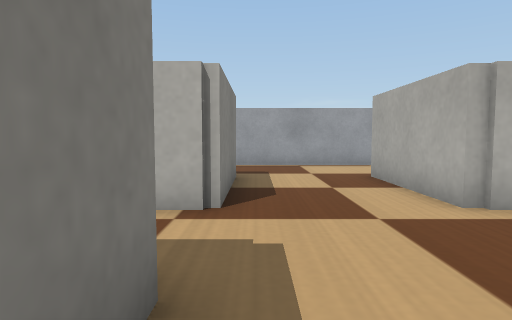
[1] (above)

17 first-person views from a walk through a world built for the Webots simulator. The camera is 0.05 m above the floor, tilts 4° down and sees 75° across. The floor is counted in squares, 0.05 m on a side. Each view is taken from the middle of a square. On the plan, view 1 faces up. The plan holds only what a view shows up to about 13 squares ahead; the rest is blank. Robots are left out. Simple shapes and patterns stand in for the simulator's stock objects.

[2]
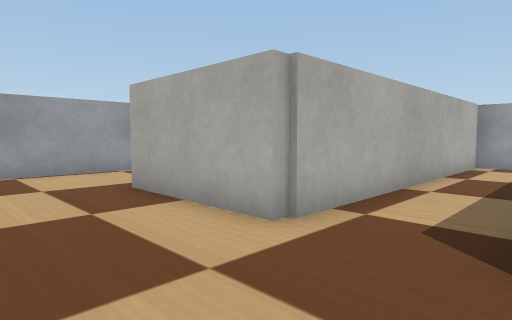

[3]
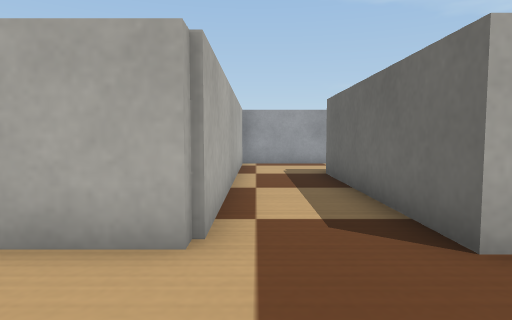

[4]
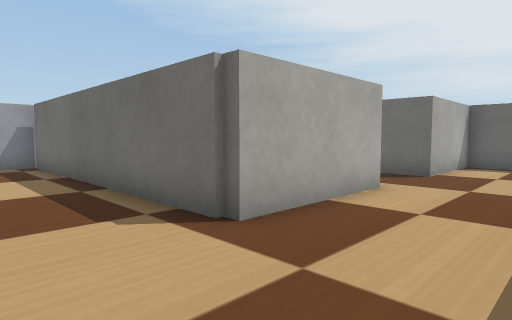

[5]
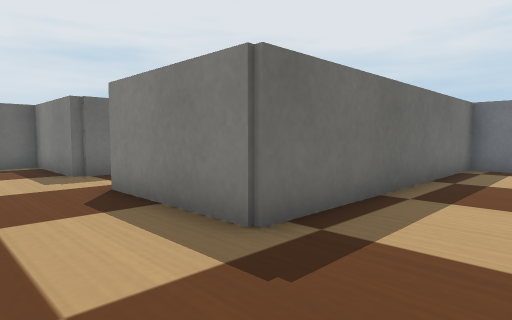

[6]
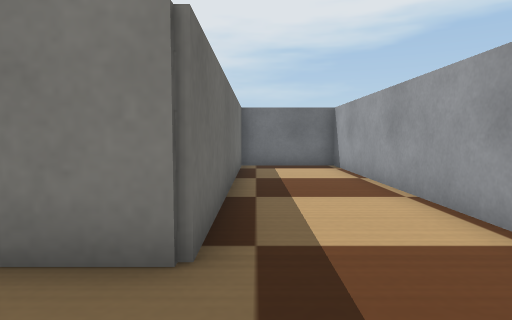

[7]
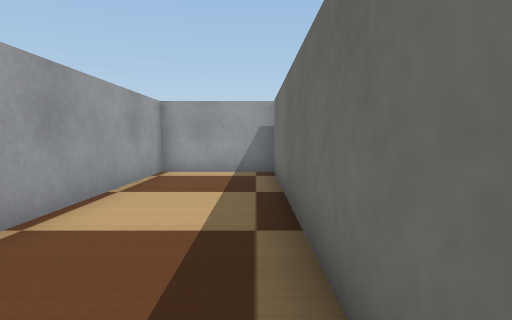

[8]
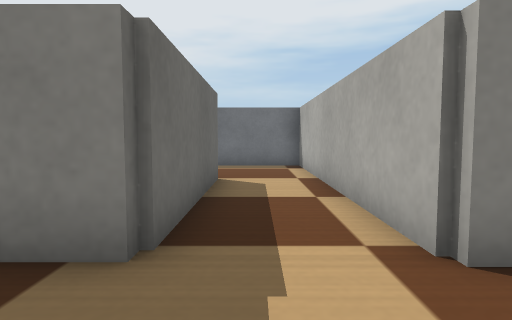

[9]
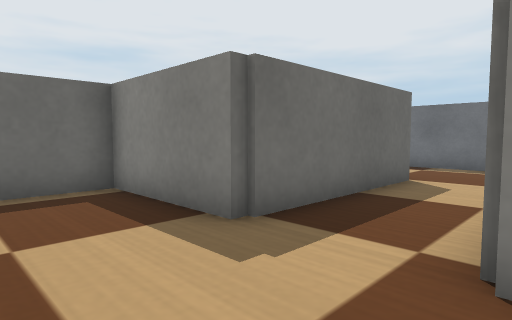

[10]
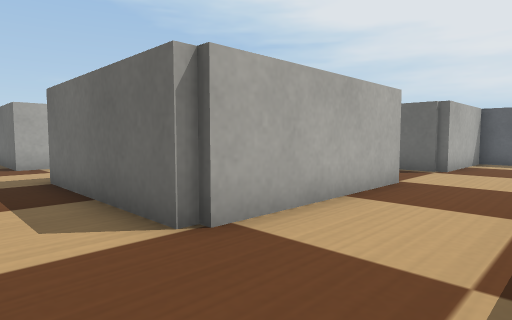

[11]
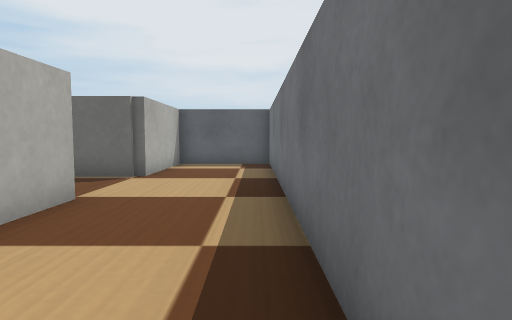

[12]
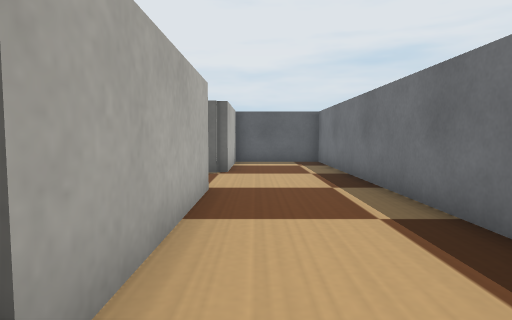

[13]
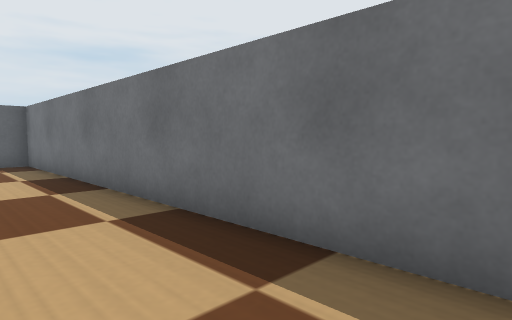

[14]
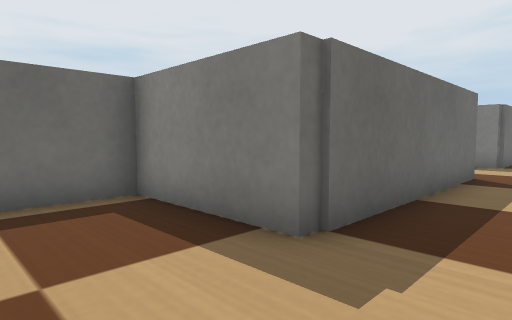

[15]
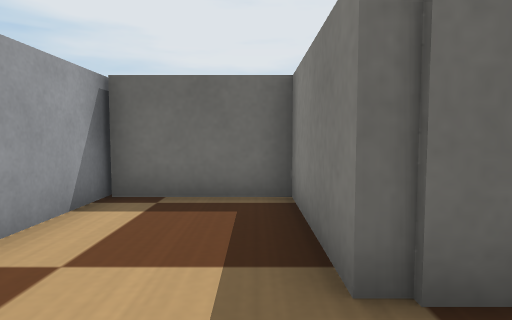

[16]
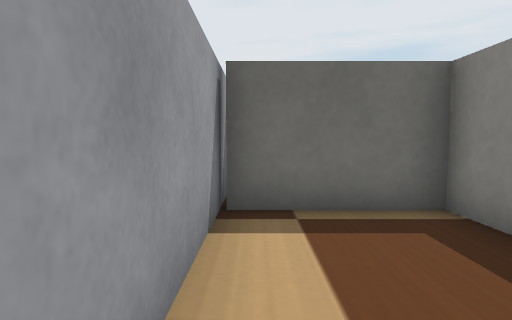

[17]
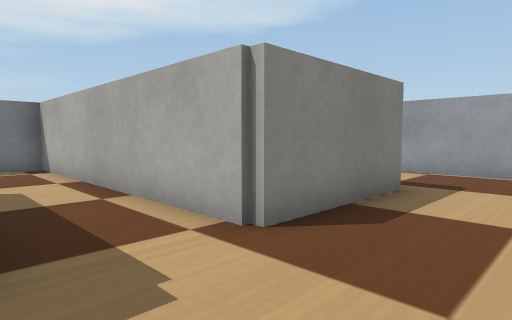

### Floor plan
Points are (right, up) in squares from view 1. A wall is a line through its corners. A room is listed if a view was taken in it or the views show most of it. See-through windows are left out.
Room 1 (views 1, 2, 3, 4, 5, 6, 7, 8, 9, 14, 15, 16, 17)
walls: (4.5, 11.7) (-9.5, 11.7) (-9.5, 8.5) (-0.6, 8.5) (-0.6, 4.5) (-7.5, 4.5); (-6.1, 2.1) (-0.6, 2.1) (-0.6, -1.5) (2.9, -1.5) (2.9, 2.1) (9.4, 2.1) (9.4, -1.5) (12.5, -1.5); (12.5, -2.6) (12.5, 4.5) (2.9, 4.5) (2.9, 8.5) (12.5, 8.5) (12.5, 11.7) (6.4, 11.7)
ways out: opening at (-6.5, 3.5) to room 2
Room 2 (views 10, 11, 12, 13)
walls: (-6.1, -3.4) (-6.1, 2.1); (-7.5, 4.5) (-9.5, 4.5) (-9.5, -10.3) (-6.1, -10.3) (-6.1, -6.3)
ways out: opening at (-6.5, 3.5) to room 1; opening at (-6.5, -4.5)

Where each view was taken, in squares from view 1:
view 1: 0 up, 0 right, facing up
view 2: 2 up, 0 right, facing up-right
view 3: 4 up, 0 right, facing right
view 4: 11 up, 0 right, facing down-right
view 5: 11 up, 2 right, facing down-left
view 6: 9 up, 2 right, facing left
view 7: 9 up, 3 right, facing right
view 8: 3 up, 2 right, facing left
view 9: 5 up, 2 right, facing down-left
view 10: 4 up, 9 left, facing down-right
view 11: 2 up, 9 left, facing down
view 12: 3 up, 7 left, facing down
view 13: 3 up, 7 left, facing down-left
view 14: 4 up, 12 right, facing down-left
view 15: 4 up, 10 right, facing down
view 16: 3 up, 12 right, facing down
view 17: 2 up, 2 right, facing up-left
